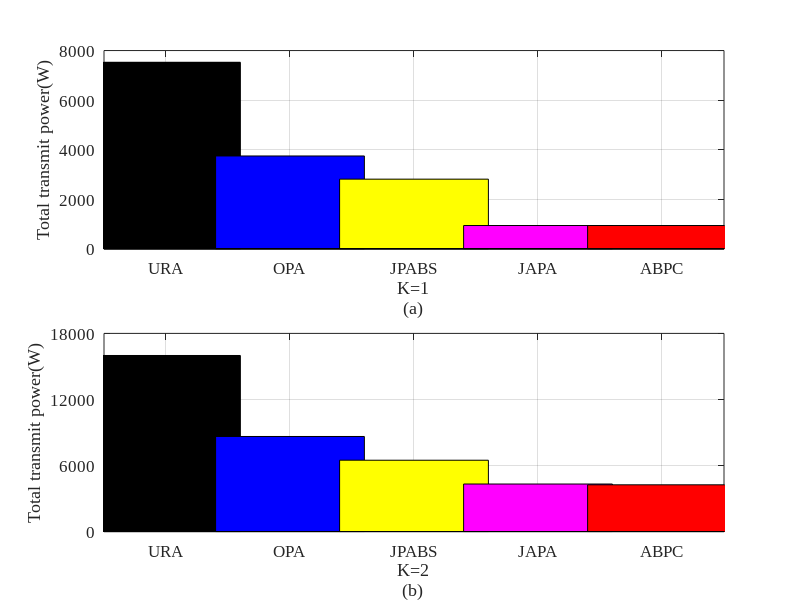

This figure's MATLAB source:
% Sample program
% The specific values can be adjusted according to the actual results

clc;
clear;
%[x y width height]
figure('visible','on','position',[350,200,800,600]);
subplot(2,1,1);
% data
Y = [7527,3744,2808,936,936];
color = [0 0 0;0 0 1;1 1 0;1 0 1;1 0 0];  
hold on
              
for i = 1:5
    b = bar(i,Y(i),0.6,'stacked');  
    set(b(1),'facecolor',color(i,:))
end
box on
grid on
axis([0.5 5.5 0 8000])
set(gca,'ytick',0:2000:10000)

set(gca,'XTick',[1 2 3 4 5]);
set(gca,'FontSize',12,'Fontname', 'Times New Roman');
set(gca,'XTickLabel',{'URA','OPA','JPABS','JAPA','ABPC'},'FontSize',12);
xlabel({'K=1','(a)'})
ylabel('Total transmit power(W)');

subplot(2,1,2);
% data
Y = [15993,8635.4575,6478.1362,4317,4247.1];
color = [0 0 0;0 0 1;1 1 0;1 0 1;1 0 0];  
hold on              
for i = 1:5
    b = bar(i,Y(i),0.6,'stacked');  
    set(b(1),'facecolor',color(i,:))
end
box on
grid on
axis([0.5 5.5 0 18000])
set(gca,'ytick',0:6000:18000)

set(gca,'XTick',[1 2 3 4 5]);
set(gca,'FontSize',12,'Fontname', 'Times New Roman');
set(gca,'XTickLabel',{'URA','OPA','JPABS','JAPA','ABPC'},'FontSize',12); 
xlabel({'K=2','(b)'})
ylabel('Total transmit power(W)');
